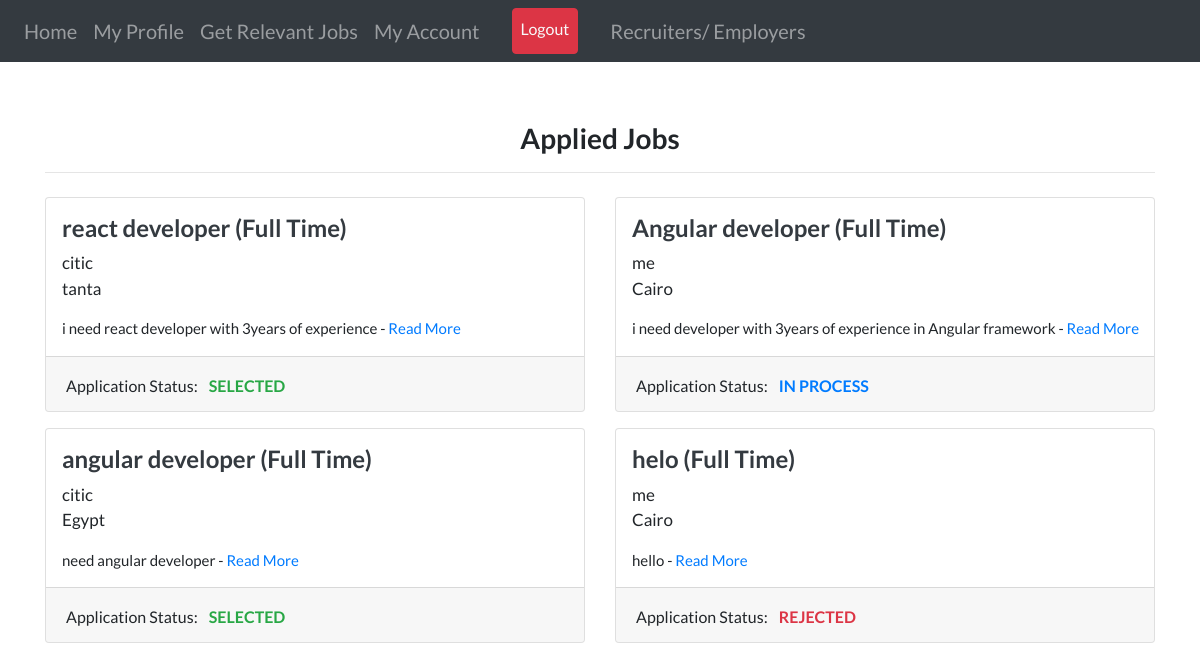
Page /applied_job_list/ (signed in) on the committed database.
### Candidates/models.py (models this page shows, shortened)
class AppliedJobs(models.Model):
    job = models.ForeignKey(
        Job, related_name='applied_job', on_delete=models.CASCADE)
    user = models.ForeignKey(
        User, related_name='applied_user', on_delete=models.CASCADE)
    date_posted = models.DateTimeField(default=timezone.now)

### job/models.py (models this page shows, shortened)
class Job(models.Model):
    recruiter = models.ForeignKey(
        User, related_name='jobs', on_delete=models.CASCADE)
    title = models.CharField(max_length=255)
    company = models.CharField(max_length=200)
    location = models.CharField(max_length=255)
    description = models.TextField()
    skills_req = models.CharField(max_length=200)
    job_type = models.CharField(
        max_length=30, choices=CHOICES, default='Full Time', null=True)
    link = models.URLField(null=True, blank=True)
    slug = AutoSlugField(populate_from='title', unique=True, null= True)
    date_posted = models.DateTimeField(default=timezone.now)

### Candidates/views.py (the view)
# urls.py: path('applied_job_list/', views.applied_jobs, name='applied-jobs'),
@login_required
def applied_jobs(request):
    jobs = AppliedJobs.objects.filter(
        user=request.user).order_by('-date_posted')
    statuses = []
    for job in jobs:
        if Selected.objects.filter(job=job.job).filter(applicant=request.user).exists():
            statuses.append(0)
        elif Applicants.objects.filter(job=job.job).filter(applicant=request.user).exists():
            statuses.append(1)
        else:
            statuses.append(2)
    zipped = zip(jobs, statuses)
    return render(request, 'candidates/applied_jobs.html', {'zipped': zipped, 'candidate_navbar': 1})

### Candidates/templates/candidates/applied_jobs.html
{% extends "users/layout.html" %} {% load static %} {% block content %}
<br /><br />
<div>
  <h3 class="text-center"><b>Applied Jobs</b></h3>
  <hr my-2 />
  <div class="row">
    {% for job, status in zipped %}
    <div class="col-md-6">
      <div class="card card-signin my-2">
        <span class="ml-3 mt-3">
          <a href="{% url 'job-detail' job.job.slug %}"
            ><h4 class="text-dark">
              <b>{{job.job.title}} ({{job.job.job_type}})</b>
            </h4></a
          >
          <p style="font-size: 17px">
            {{job.job.company}}<br />{{job.job.location}}
          </p>
          <p style="font-size: 15px">
            {{job.job.description|truncatewords:30}} -
            <a href="{% url 'job-detail' job.job.slug %}">Read More</a>
          </p>
        </span>
        <div class="card-footer">
          {% if status == 0 %}
          <span style="font-size: 16px"
            >Application Status:
            <b class="text-success text-uppercase ml-2">Selected</b></span
          >
          {% elif status == 1%}
          <span style="font-size: 16px"
            >Application Status:
            <b class="text-primary text-uppercase ml-2">In Process</b></span
          >
          {% else %}
          <span style="font-size: 16px"
            >Application Status:
            <b class="text-danger text-uppercase ml-2">Rejected</b></span
          >
          {% endif %}
        </div>
      </div>
    </div>
    {% endfor %}
  </div>
</div>
{% endblock content %}

### users/templates/users/layout.html (style rules this page uses)
body { font-family: "Lato"; font-size: 20px; }

### rows in the picture
AppliedJobs: job "react developer", job.job_type "Full Time", job.company "citic", job.location "tanta", job.description "i need react developer with 3years of experience", shows "Application Status:"
AppliedJobs: job "Angular developer", job.job_type "Full Time", job.company "me", job.location "Cairo", job.description "i need developer with 3years of experience in Angular framework", shows "Application Status:"
AppliedJobs: job "angular developer", job.job_type "Full Time", job.company "citic", job.location "Egypt", job.description "need angular developer", shows "Application Status:"
AppliedJobs: job "helo", job.job_type "Full Time", job.company "me", job.location "Cairo", job.description "hello", shows "Application Status:"
